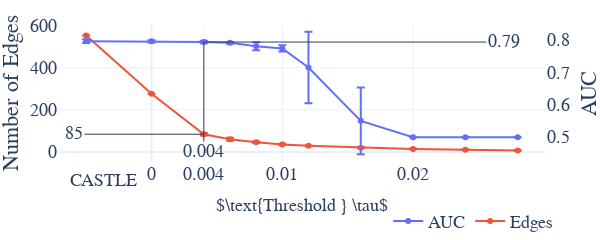

Notebook code cell kept with this figure:
### Code cell
version = 'fico_3'
metric = 'auc'

agg_stats = collect_results(version=version, metric=metric, dsets='100000', res_folder=results_folder, mat_folder=mats_folder)

sub = -0.005
agg_stats.loc[agg_stats['theta']==-1,'theta'] = sub

filter_theta = 0.03
filter_list = [0.005,0.007,0.009,0.011]
agg_stats = agg_stats[(agg_stats['theta']<=filter_theta) & (~agg_stats['theta'].isin(filter_list))]
display(agg_stats)

### Plot results
fig = plot_ly_lines(agg_stats,'auc', height=200)

fig.update_layout(
    legend={
        'y':-0.58,
        'x':0.8,
        'orientation':"h",
        'xanchor': 'center',
        'yanchor': 'bottom'},
    font=dict(
        family='Serif',#"Courier New, monospace",
        size=18,
        # color="Black"
    ) ,
    margin=dict(
            l=10,
            r=10,
            b=0,
            t=25,
            pad=0
            ),   
)
# Set x-axis title
fig.update_xaxes(showgrid=True,title={'text':r'$\text{Threshold } \tau$','font':{'size':18#, 'family': 'Courier New, monospace',
}},tickvals=[a for sub in [[0,0.004],list(np.round(np.arange(0.01, max(agg_stats['theta']), 0.01),2))] for a in sub],
)

fig.add_annotation(x=0.02, y=-0.225,
            text="CASTLE",
            showarrow=False,
            yshift=0,
            xref='paper',
            yref='paper',)
            
chosen_tau=0.004

fig.add_annotation(x=chosen_tau, y=0.7929,
            text=str(chosen_tau),
            showarrow=True,
            yshift=0,
            xref='x',ax=0,
            yref='y2',ay=110#170
            )
fig.add_annotation(x=chosen_tau, y=0.7929,
            text=str(0.79),
            showarrow=True,
            yshift=0,
            xref='x',ax=300,
            yref='y2',ay=0)
fig.add_annotation(x=chosen_tau, y=84.6,
            text=str(85),
            showarrow=True,
            yshift=0,
            xref='x',ax=-130,
            yref='y',ay=0)

fig.show()

if not os.path.exists(output_folder):
    os.mkdir(output_folder)

out_path = os.path.join(output_folder,f"plot_tauoptim_{version}.png")

if save_figs:
    import kaleido
    fig.write_image(out_path)

# Image(url= out_path)

### Figure 1 — Plotly figure (JSON) as saved in the notebook; plotly's stock layout.template omitted (floating-point values rounded to 4 significant figures)
{"data": [{"error_y": {"array": [0.005878, 0.003524, 0.003936, 0.002682, 0.01235, 0.009844, 0.1099, 0.1027, 0, 0, 0], "type": "data", "visible": true}, "name": "AUC", "type": "scatter", "x": [-0.005, 0, 0.004, 0.006, 0.008, 0.01, 0.012, 0.016, 0.02, 0.024, 0.028], "xaxis": "x", "y": [0.7955, 0.7952, 0.793, 0.7906, 0.7801, 0.7733, 0.7146, 0.5503, 0.5, 0.5, 0.5], "yaxis": "y2"}, {"error_y": {"array": [0, 0, 6.144, 6.813, 4.233, 2.858, 1.979, 2.363, 1.979, 0.7638, 1.0], "type": "data", "visible": true}, "name": "Edges", "type": "scatter", "x": [-0.005, 0, 0.004, 0.006, 0.008, 0.01, 0.012, 0.016, 0.02, 0.024, 0.028], "xaxis": "x", "y": [552, 276, 84.6, 60.8, 47, 36.4, 29.8, 20.8, 15.2, 11.2, 7.8], "yaxis": "y"}], "layout": {"annotations": [{"showarrow": false, "text": "CASTLE", "x": 0.02, "xref": "paper", "y": -0.225, "yref": "paper", "yshift": 0}, {"ax": 0, "ay": 110, "showarrow": true, "text": "0.004", "x": 0.004, "xref": "x", "y": 0.7929, "yref": "y2", "yshift": 0}, {"ax": 300, "ay": 0, "showarrow": true, "text": "0.79", "x": 0.004, "xref": "x", "y": 0.7929, "yref": "y2", "yshift": 0}, {"ax": -130, "ay": 0, "showarrow": true, "text": "85", "x": 0.004, "xref": "x", "y": 84.6, "yref": "y", "yshift": 0}], "autosize": true, "font": {"family": "Serif", "size": 18}, "height": 200, "legend": {"orientation": "h", "x": 0.8, "xanchor": "center", "y": -0.58, "yanchor": "bottom"}, "margin": {"b": 0, "l": 10, "pad": 0, "r": 10, "t": 25}, "title": {"text": ""}, "width": 600, "xaxis": {"anchor": "y", "domain": [0, 0.94], "showgrid": true, "tickvals": [0, 0.004, 0.01, 0.02], "title": {"font": {"size": 18}, "text": "$\\text{Threshold } \\tau$"}}, "yaxis": {"anchor": "x", "domain": [0, 1], "title": {"text": "Number of Edges"}}, "yaxis2": {"anchor": "x", "nticks": 6, "overlaying": "y", "showgrid": false, "side": "right", "title": {"text": "AUC"}, "zeroline": false}}}
